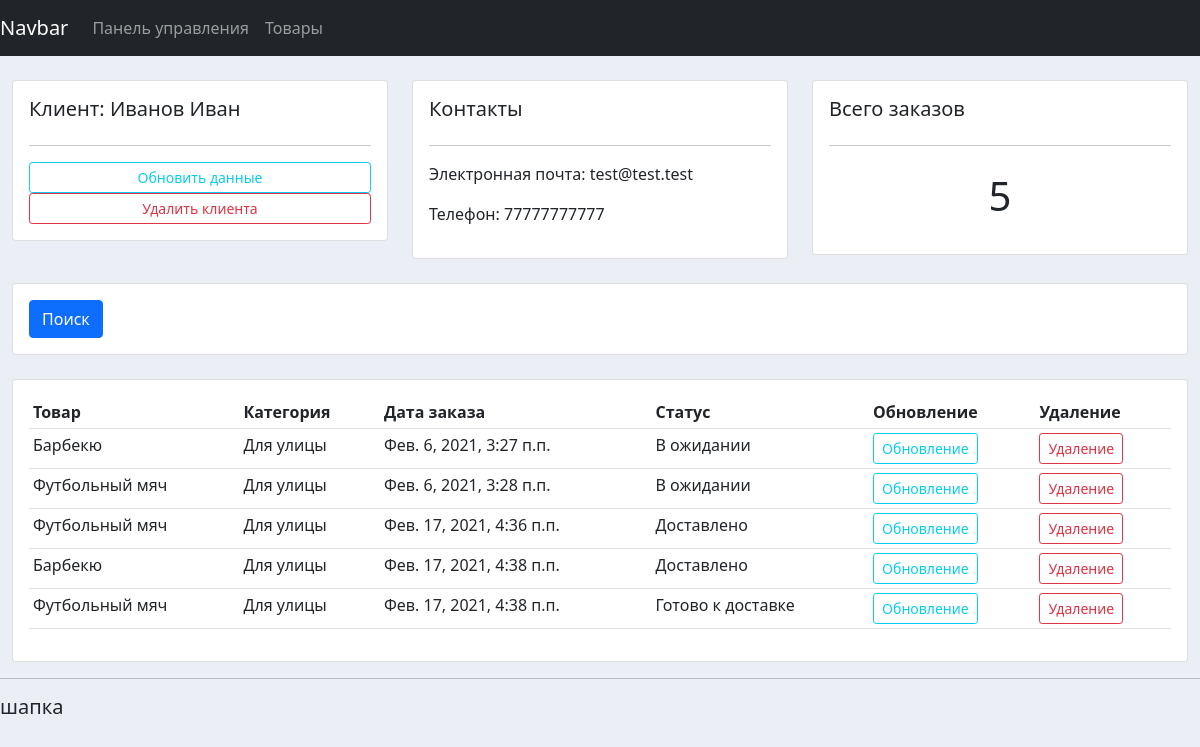
/customer/1, run on an earlier commit of the app's database.
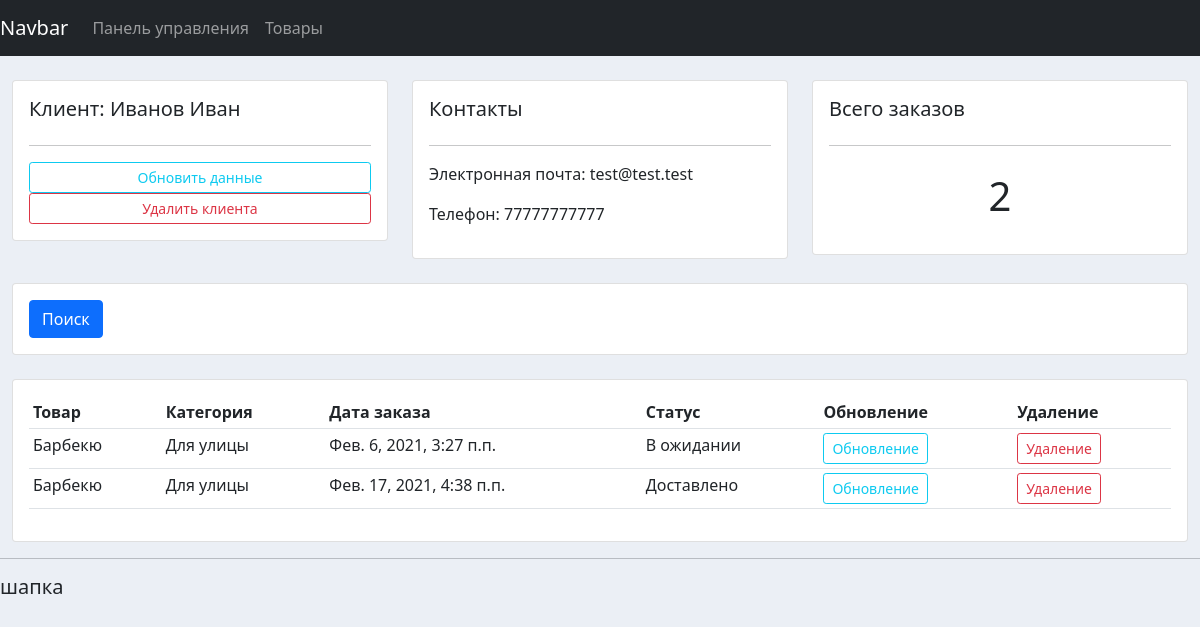
And on a later commit of the database.
### accounts/models.py (models this page shows, shortened)
class Customer(models.Model):
    name = models.CharField(max_length=200, null = True, verbose_name = 'ФИО')
    phone = models.CharField(max_length=200, null = True, verbose_name = 'Телефон')
    email = models.CharField(max_length=200, null = True, verbose_name = 'Эл. почта')
    date_created = models.DateTimeField(auto_now_add=True, null = True, verbose_name = 'Дата')
    class Meta:
        verbose_name_plural = 'Клиенты'
        verbose_name = 'Клиент'

class Order(models.Model):
    STATUS = (
        ('В ожидании', 'В ожидании'),
        ('Готово к доставке', 'Готово к доставке'),
        ('Доставлено', 'Доставлено'),
    )
    customer = models.ForeignKey(Customer, null = True, on_delete = models.SET_NULL, verbose_name = 'Клиент')
    product = models.ForeignKey(Pruduct, null = True, on_delete = models.SET_NULL, verbose_name = 'Товар')
    date_created = models.DateTimeField(auto_now_add=True, null = True, verbose_name = 'Дата')
    status = models.CharField(max_length = 200, null = True, choices = STATUS, verbose_name = 'Статус заказа')
    class Meta:
        verbose_name_plural = 'Заказы'
        verbose_name = 'Заказ'

class Pruduct(models.Model):
    CATEGORY = (
        ('Для дома', 'Для дома'),
        ('Для улицы', 'Для улицы'),
    )
    name = models.CharField(max_length=200, null = True, verbose_name = 'Наименования')
    price = models.FloatField(null = True, verbose_name = 'Цена')
    category = models.CharField(max_length=200, null = True, choices = CATEGORY, verbose_name = 'Категория')
    description = models.CharField(max_length=200, null = True, verbose_name = 'Описание', blank = True)
    date_created = models.DateTimeField(auto_now_add=True, null = True, verbose_name = 'Дата')
    tags = models.ManyToManyField(Tag)
    class Meta:
        verbose_name_plural = 'Продукция'
        verbose_name = 'Продукция'
    def __str__(self):
        return self.name

### accounts/views.py (the view)
# urls.py: path('customer/<str:pk>', customer, name = 'customer'),
def customer(request, pk):
    customer = Customer.objects.get(id = pk)
    orders = customer.order_set.all()
    orders_count = orders.count()
    context = {'customer': customer, 'orders': orders, 'orders_count': orders_count}
    return render(request, 'accounts/customer.html', context)

### accounts/templates/accounts/customer.html (shortened to what this page needs)
{% extends "accounts/base.html" %}
{% block content %}
<br>
<div class="row">
	<div class="col-md">
		<div class="card card-body">
			<h5>Клиент: {{ customer.name }}</h5>
			<hr>
			<a class="btn btn-outline-info  btn-sm btn-block" href="">Обновить данные</a>
			<a class="btn btn-outline-danger  btn-sm btn-block" href="">Удалить клиента</a>
		</div>
	</div>
	<div class="col-md">
		<div class="card card-body">
			<h5>Контакты</h5>
			<hr>
			<p>Электронная почта: {{ customer.email }}</p>
			<p>Телефон: {{ customer.phone }}</p>
		</div>
	</div>
	<div class="col-md">
		<div class="card card-body">
			<h5>Всего заказов</h5>
			<hr>
			<h1 style="text-align: center;padding: 10px">{{ orders_count }}</h1>
		</div>
	</div>
</div>
<br>
<div class="row">
	<div class="col">
		<div class="card card-body">
			<form method="get">
		    <button class="btn btn-primary" type="submit">Поиск</button>
		  </form>
		</div>
	</div>
</div>
<br>
<div class="row">
	<div class="col-md">
		<div class="card card-body">
			<table class="table table-sm">
				<tr>
					<th>Товар</th>
					<th>Категория</th>
					<th>Дата заказа</th>
					<th>Статус</th>
					<th>Обновление</th>
					<th>Удаление</th>
				</tr>
				{% for order in orders %}
				<tr>
					<td>{{ order.product }}</td>
					<td>{{ order.product.category }}</td>
					<td>{{ order.date_created }}</td>
					<td>{{ order.status }}</td>
					<td><a class="btn btn-outline-info  btn-sm btn-block" href="{% url 'update_order' order.id %}">Обновление</a></td>
					<td><a class="btn btn-outline-danger  btn-sm btn-block" href="{% url 'delete_order' order.id %}">Удаление</a></td>
				</tr>
				{% endfor %}
			</table>
		</div>
	</div>
</div>
{% endblock content %}

### accounts/templates/accounts/base.html (shortened to what this page needs)
{% load static %}
<!DOCTYPE html>
<html>
<head>
    <link href="https://cdn.jsdelivr.net/npm/bootstrap@5.0.0-beta1/dist/css/bootstrap.min.css" rel="stylesheet">
    <link rel="stylesheet" type="text/css" href="{% static '/css/base.css' %}">
</head>
<body>
    {% include "accounts/navbar.html" %}
    <div class="container-fluid">
    {% block content %}
    {% endblock %}
    </div>
    <hr>
    <h5>шапка</h5>
</body>
</html>

### accounts/templates/accounts/navbar.html (shortened to what this page needs)
{% load static %}
<nav class="navbar navbar-expand-lg navbar-dark bg-dark">
    <a class="navbar-brand" href="#">Navbar</a>
    <div class="collapse navbar-collapse" id="navbarSupportedContent">
      <ul class="navbar-nav mr-auto">
        <li class="nav-item active">
          <a class="nav-link" href="{% url 'home' %}">Панель управления</a>
        </li>
        <li class="nav-item">
          <a class="nav-link" href="{% url 'products' %}">Товары</a>
        </li>
    </ul>
    </div>
  </nav>

### accounts/static/css/base.css (style rules this page uses)
body { background-color: #ebeff5; }

What changed in the data, as far as the page shows it:
removed Order: product "Футбольный мяч", product.category "Для улицы", date_created "Фев. 6, 2021, 3:28 п.п.", status "В ожидании"
removed Order: product "Футбольный мяч", product.category "Для улицы", date_created "Фев. 17, 2021, 4:36 п.п.", status "Доставлено"
removed Order: product "Футбольный мяч", product.category "Для улицы", date_created "Фев. 17, 2021, 4:38 п.п.", status "Готово к доставке"
Also different on the page:
{{ orders_count }}: "5" → "2"
